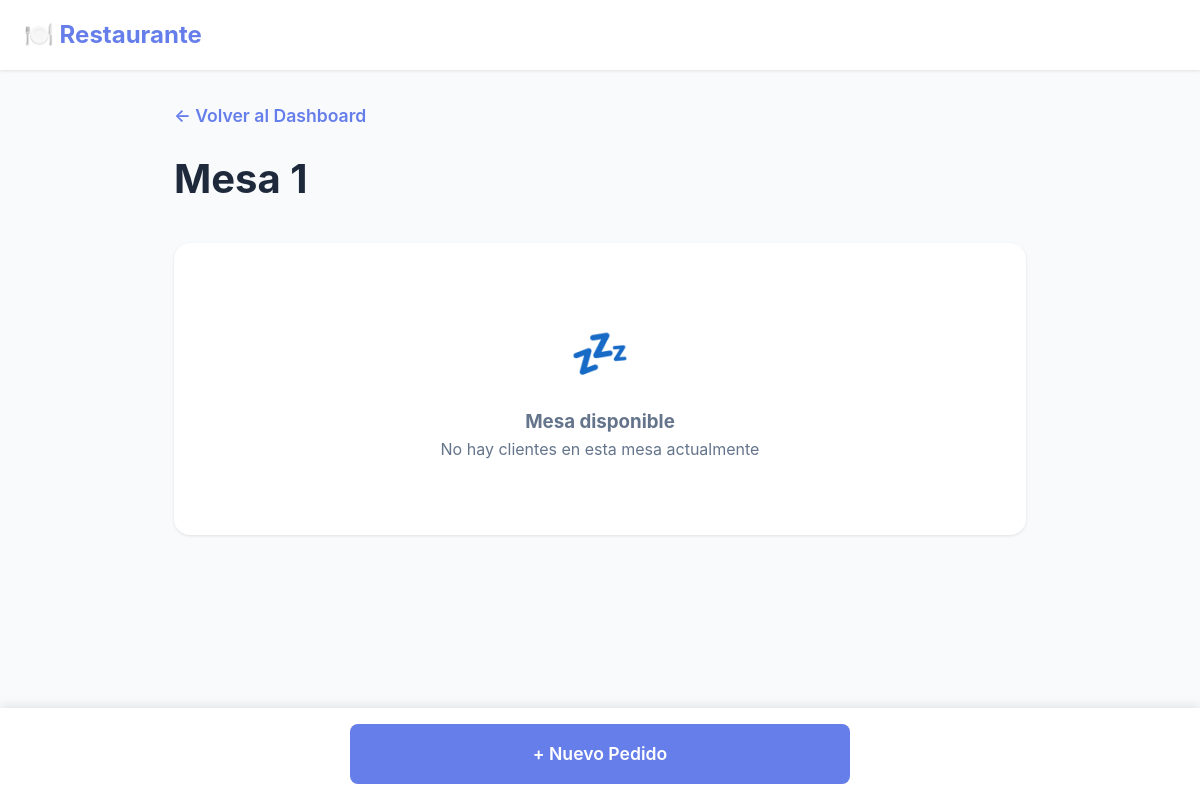
/mesa/1 (signed in), run on an earlier commit of the app's database.
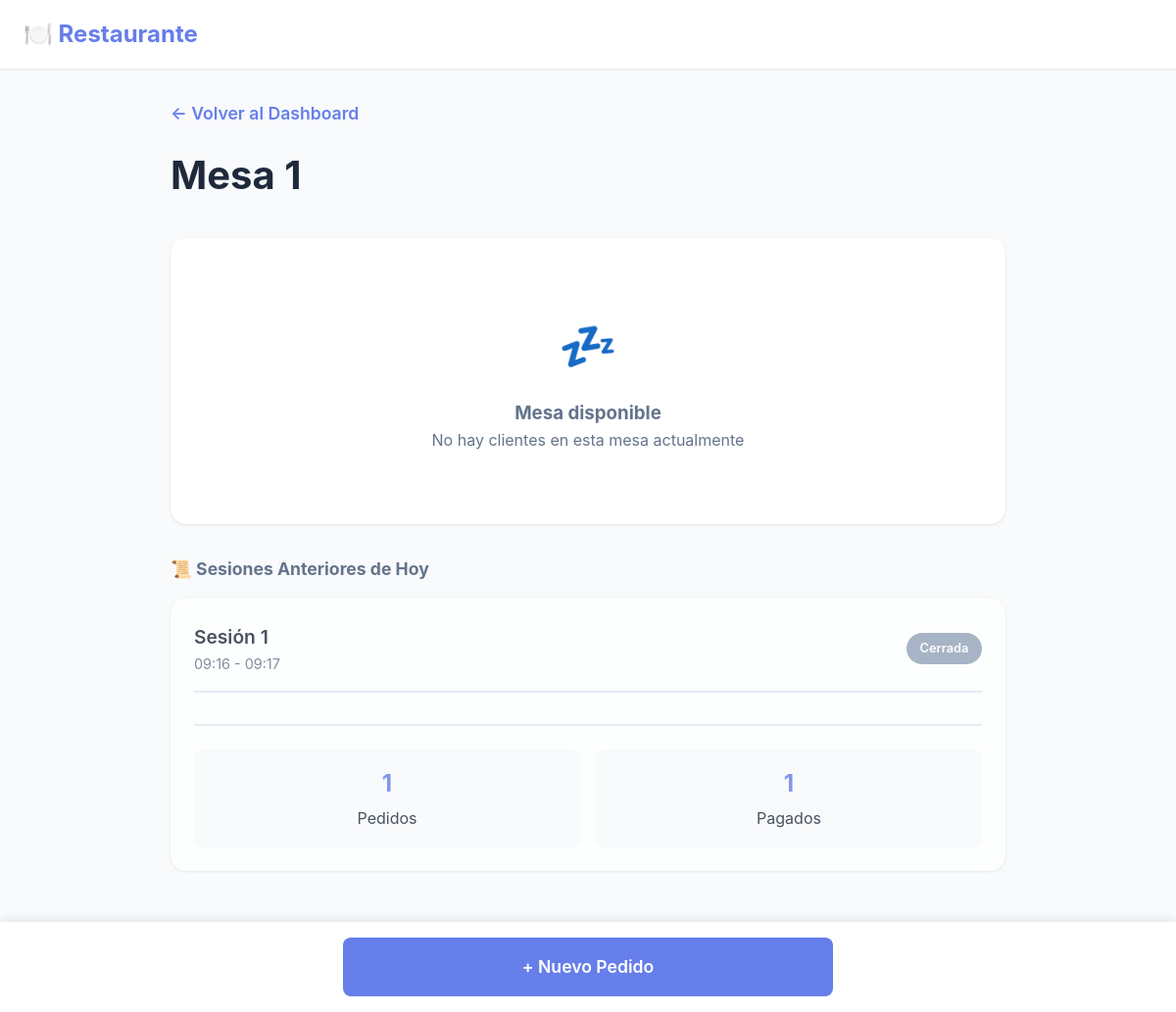
And on a later commit of the database.
### app.py (models this page shows)
class Mesa(db.Model):
    id = db.Column(db.Integer, primary_key=True)
    numero = db.Column(db.Integer, nullable=False, unique=True)
    capacidad = db.Column(db.Integer, default=4)
    activa = db.Column(db.Boolean, default=True)

class Sesion(db.Model):
    id = db.Column(db.Integer, primary_key=True)
    mesa_id = db.Column(db.Integer, db.ForeignKey('mesa.id'), nullable=False)
    fecha_inicio = db.Column(db.DateTime, default=datetime.now)
    fecha_fin = db.Column(db.DateTime, nullable=True)
    activa = db.Column(db.Boolean, default=True)
    mesa = db.relationship('Mesa', backref='sesiones')
    pedidos = db.relationship('Pedido', backref='sesion', lazy=True)

### app.py (the view)
@app.route("/mesa/<int:mesa_id>")
@login_required
def ver_mesa(mesa_id):
    mesa = Mesa.query.get_or_404(mesa_id)
    sesion_activa = Sesion.query.filter_by(
        mesa_id=mesa_id,
        activa=True
    ).first()
    pedidos_actuales = []
    if sesion_activa:
        pedidos_actuales = Pedido.query.filter_by(
            sesion_id=sesion_activa.id
        ).order_by(Pedido.fecha.desc()).all()
    hoy = datetime.now().date()
    sesiones_anteriores = Sesion.query.filter(
        Sesion.mesa_id == mesa_id,
        Sesion.activa == False,
        db.func.date(Sesion.fecha_inicio) == hoy
    ).order_by(Sesion.fecha_inicio.desc()).all()
    return render_template("ver_mesa.html",
                         mesa=mesa,
                         pedidos=pedidos_actuales,
                         sesion_activa=sesion_activa,
                         sesiones_anteriores=sesiones_anteriores,
                         current_user=current_user)

### app.py (called while the page is built)
@login_manager.user_loader
def load_user(user_id):
    return Usuario.query.get(int(user_id))

### templates/ver_mesa.html (shortened to what this page needs)
<!DOCTYPE html>
<html lang="es">
<head>
</head>
<body>
    <nav class="navbar">
        <div class="nav-container">
            <div class="nav-brand">🍽️ Restaurante</div>
        </div>
    </nav>
    <div class="container">
        <div class="page-header">
            <a href="{{ url_for('dashboard') }}" class="btn-back">← Volver al Dashboard</a>
            <h1>Mesa {{ mesa.numero }}</h1>
        </div>
        {% if sesion_activa %}
        <div class="sesion-container">
            <div class="sesion-header">
                <div>
                    <div class="sesion-titulo">🟢 Sesión Activa</div>
                    <div class="sesion-tiempo">Desde: {{ sesion_activa.fecha_inicio.strftime('%H:%M') }}</div>
                </div>
                <span class="sesion-badge">Activa</span>
            </div>
            {% if pedidos %}
            <div class="pedidos-detalle">
                {% for pedido in pedidos %}
                <div class="pedido-card {% if pedido.pagado %}pedido-pagado{% endif %}">
                    <div class="pedido-header">
                        <div>
                            <h3>{{ pedido.cantidad }}x {{ pedido.producto }}</h3>
                            <p class="pedido-hora">⏰ {{ pedido.fecha.strftime('%H:%M') }} - 👤 {{ pedido.mesero.nombre }}</p>
                        </div>
                        <div class="pedido-badges">
                            <span class="estado-badge estado-{{ pedido.estado }}">{{ pedido.estado }}</span>
                            {% if pedido.pagado %}
                            <span class="badge badge-success">Pagado ✓</span>
                            {% else %}
                            <span class="badge badge-warning">Sin pagar</span>
                            {% endif %}
                        </div>
                    </div>
                    {% if pedido.notas %}
                    <div class="pedido-notas">
                        <strong>📝 Notas:</strong> {{ pedido.notas }}
                    </div>
                    {% endif %}
                    <div class="pedido-actions">
                        {% if not pedido.pagado %}
                        <a href="{{ url_for('marcar_pagado', pedido_id=pedido.id) }}"
                           class="btn btn-success btn-xs"
                           onclick="return confirm('¿Marcar como pagado?')">💰 Pagar</a>
                        {% endif %}
                        {% if pedido.estado == 'pendiente' %}
                        <a href="{{ url_for('actualizar_estado', pedido_id=pedido.id, estado='preparando') }}"
                           class="btn btn-warning btn-xs">⏳ Preparando</a>
                        {% elif pedido.estado == 'preparando' %}
                        <a href="{{ url_for('actualizar_estado', pedido_id=pedido.id, estado='listo') }}"
                           class="btn btn-info btn-xs">✓ Listo</a>
                        {% elif pedido.estado == 'listo' %}
                        <a href="{{ url_for('actualizar_estado', pedido_id=pedido.id, estado='entregado') }}"
                           class="btn btn-primary btn-xs">✓ Entregado</a>
                        {% endif %}
                    </div>
                </div>
                {% endfor %}
            </div>
            <div class="mesa-summary">
                <div class="summary-item">
                    <strong>{{ pedidos|length }}</strong>
                    <span>Total Pedidos</span>
                </div>
                <div class="summary-item">
                    <strong>{{ pedidos|selectattr('pagado', 'equalto', False)|list|length }}</strong>
                    <span>Por Pagar</span>
                </div>
                <div class="summary-item">
                    <strong>{{ pedidos|selectattr('estado', 'equalto', 'entregado')|list|length }}</strong>
                    <span>Entregados</span>
                </div>
            </div>
            {% else %}
            <div class="empty-state">
                <div class="empty-icon">🍽️</div>
                <p>Sin pedidos aún en esta sesión</p>
            </div>
            {% endif %}
        </div>
        {% else %}
        <div class="sesion-container">
            <div class="empty-state">
                <div class="empty-icon">💤</div>
                <h3>Mesa disponible</h3>
                <p>No hay clientes en esta mesa actualmente</p>
            </div>
        </div>
        {% endif %}
        {% if sesiones_anteriores %}
        <div class="sesiones-anteriores">
            <h3>📜 Sesiones Anteriores de Hoy</h3>
            {% for sesion in sesiones_anteriores %}
            <div class="sesion-container" style="opacity: 0.8;">
                <div class="sesion-header">
                    <div>
                        <div class="sesion-titulo">Sesión {{ loop.index }}</div>
                        <div class="sesion-tiempo">
                            {{ sesion.fecha_inicio.strftime('%H:%M') }} - {{ sesion.fecha_fin.strftime('%H:%M') if sesion.fecha_fin else 'Ahora' }}
                        </div>
                    </div>
                    <span class="sesion-badge cerrada">Cerrada</span>
                </div>
                <div class="mesa-summary">
                    <div class="summary-item">
                        <strong>{{ sesion.pedidos|length }}</strong>
                        <span>Pedidos</span>
                    </div>
                    <div class="summary-item">
                        <strong>{{ sesion.pedidos|selectattr('pagado', 'equalto', True)|list|length }}</strong>
                        <span>Pagados</span>
                    </div>
                </div>
            </div>
            {% endfor %}
        </div>
        {% endif %}
    </div>
    <div class="mesa-actions-fixed">
        <a href="{{ url_for('nuevo_pedido', mesa_id=mesa.id) }}" class="btn btn-primary">+ Nuevo Pedido</a>
    </div>
</body>
</html>

### templates/ver_mesa.html (style rules this page uses)
* { margin: 0; padding: 0; box-sizing: border-box; }
body { font-family: -apple-system, BlinkMacSystemFont, 'Segoe UI', Roboto, Oxygen, Ubuntu, Cantarell, sans-serif; background: #f8fafc; color: #1e293b; line-height: 1.6; padding-bottom: 5rem; }
.navbar { background: white; box-shadow: 0 1px 3px rgba(0,0,0,0.1); position: sticky; top: 0; z-index: 1000; }
.nav-container { max-width: 1400px; margin: 0 auto; padding: 1rem 1.5rem; display: flex; justify-content: space-between; align-items: center; }
.nav-brand { font-size: 1.5rem; font-weight: bold; color: #667eea; }
.container { max-width: 900px; margin: 0 auto; padding: 2rem 1.5rem; }
.page-header { margin-bottom: 2rem; }
.btn-back { display: inline-block; margin-bottom: 1rem; color: #667eea; text-decoration: none; font-weight: 600; font-size: 1.1rem; }
.page-header h1 { font-size: 2.5rem; color: #1e293b; }
.sesion-container { margin-bottom: 2rem; padding: 1.5rem; background: white; border-radius: 1rem; box-shadow: 0 1px 3px rgba(0,0,0,0.1); }
.sesion-header { display: flex; justify-content: space-between; align-items: center; margin-bottom: 1rem; padding-bottom: 1rem; border-bottom: 2px solid #e2e8f0; }
.sesion-titulo { font-size: 1.2rem; font-weight: 600; color: #1e293b; }
.sesion-tiempo { font-size: 0.9rem; color: #64748b; }
.sesion-badge { padding: 0.35rem 0.85rem; border-radius: 1rem; font-size: 0.8rem; font-weight: 600; background: #10b981; color: white; }
.sesion-badge.cerrada { background: #94a3b8; }
.sesiones-anteriores { margin-top: 2rem; }
.sesiones-anteriores h3 { color: #64748b; font-size: 1.1rem; margin-bottom: 1rem; }
.btn { padding: 0.5rem 1rem; border: none; border-radius: 0.5rem; font-size: 0.85rem; font-weight: 600; text-decoration: none; text-align: center; cursor: pointer; transition: all 0.3s; display: inline-block; }
.btn-primary { background: #667eea; color: white; }
.mesa-summary { margin-top: 2rem; padding-top: 1.5rem; border-top: 2px solid #e2e8f0; display: grid; grid-template-columns: repeat(auto-fit, minmax(150px, 1fr)); gap: 1rem; }
.summary-item { text-align: center; padding: 1rem; background: #f8fafc; border-radius: 0.5rem; }
.summary-item strong { display: block; font-size: 1.5rem; color: #667eea; margin-bottom: 0.25rem; }
.mesa-actions-fixed { position: fixed; bottom: 0; left: 0; right: 0; background: white; box-shadow: 0 -2px 10px rgba(0,0,0,0.1); padding: 1rem; z-index: 100; }
.mesa-actions-fixed .btn { width: 100%; max-width: 500px; margin: 0 auto; display: block; padding: 1rem 2rem; font-size: 1.1rem; }
.empty-state { text-align: center; padding: 3rem 1rem; color: #64748b; }
.empty-icon { font-size: 3rem; margin-bottom: 1rem; }

What changed in the data, as far as the page shows it:
added Sesion: fecha_inicio "09:16", fecha_fin "09:17", pedidos|length "1", pedidos|selectattr "1"
Also different on the page:
text now shown: "📜 Sesiones Anteriores de Hoy"
